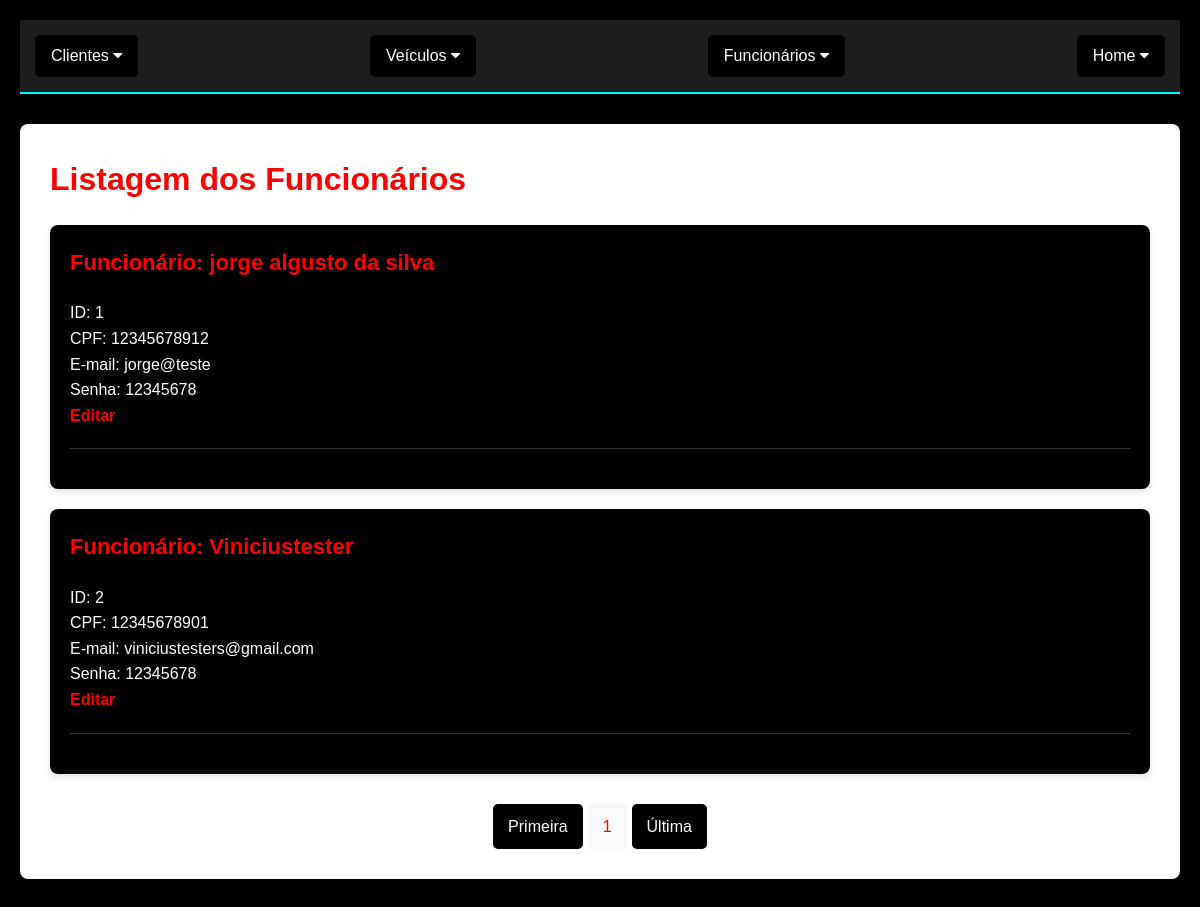
The page /atualizarFun.php on the database its author committed.
### tables this page shows
CREATE TABLE IF NOT EXISTS `funcionario` (
  `id` int NOT NULL AUTO_INCREMENT,
  `nome` varchar(50) NOT NULL,
  `cpf` varchar(15) NOT NULL,
  `email` varchar(500) NOT NULL,
  `senha` varchar(50) NOT NULL,
  PRIMARY KEY (`id`)
);

### atualizarFun.php (the view, shortened to what this page needs)
<?php
  include_once("conexao.php");
?>
<!DOCTYPE html>
<html lang="pt-br">
<head>
  <link rel="stylesheet" href="https://cdnjs.cloudflare.com/ajax/libs/font-awesome/4.7.0/css/font-awesome.min.css">
  <link rel="stylesheet" type="text/css" href="devs2.css">
</head>
<body>
<div class="topnav">
  <div class="dropdown">
    <button class="dropbtn">Clientes
      <i class="fa fa-caret-down"></i>
    </button>
  </div>
  <div class="dropdown">
    <button class="dropbtn">Veículos
      <i class="fa fa-caret-down"></i>
    </button>
  </div>
  <div class="dropdown">
    <button class="dropbtn">Funcionários
      <i class="fa fa-caret-down"></i>
    </button>
  </div>
  <div class="dropdown">
    <button class="dropbtn">Home
      <i class="fa fa-caret-down"></i>
    </button>
  </div>
</div>
<div class="content">
  <h1>Listagem dos Funcionários</h1>
  <?php
    $pagina_atual = filter_input(INPUT_GET,'pagina', FILTER_SANITIZE_NUMBER_INT);
    $pagina = (!empty($pagina_atual)) ? $pagina_atual : 1;
    $qnt_result_pg = 2;
    $inicio = ($qnt_result_pg * $pagina) - $qnt_result_pg;
    $result_usuarios = "SELECT * FROM funcionario LIMIT $inicio, $qnt_result_pg";
    $resultado_usuarios = mysqli_query($conn, $result_usuarios);
    while($row_aluno = mysqli_fetch_assoc($resultado_usuarios)) {
      echo "<div class='employee-list'>";
      echo "<h3>Funcionário: " . $row_aluno['nome'] . "</h3>";
      echo "ID: " . $row_aluno['id'] . "<br>";
      echo "CPF: " . $row_aluno['cpf'] . "<br>";
      echo "E-mail: " . $row_aluno['email'] . "<br>";
      echo "Senha: " . $row_aluno['senha'] . "<br>";
      echo "<a href='editfun.php?id=" . $row_aluno['id'] . "'>Editar</a><br><hr>";
      echo "</div>";
    }
    $result_pg = "SELECT COUNT(id) AS num_result FROM funcionario";
    $resultado_pg = mysqli_query($conn, $result_pg);
    $row_pg = mysqli_fetch_assoc($resultado_pg);
    $quantidade_pg = ceil($row_pg['num_result'] / $qnt_result_pg);
    echo "<div class='pagination'>";
    echo "<a href='atualizarFun.php?pagina=1'>Primeira</a> ";
    echo "<span>$pagina</span>";
    echo "<a href='atualizarFun.php?pagina=$quantidade_pg'>Última</a>";
    echo "</div>";
  ?>
</div>
</body>
</html>

### devs2.css (style rules this page uses)
* { margin: 0; padding: 0; box-sizing: border-box; }
html { font-size: 16px; scroll-behavior: smooth; }
body { font-family: 'Inter', 'Segoe UI', Tahoma, Geneva, Verdana, sans-serif; background-color: #121212; color: #e0e0e0; line-height: 1.6; padding: 20px; }
h1, h2, h3, h4, h5, h6 { color: #00ffff; margin-bottom: 10px; font-weight: 600; }
a { color: #00ffff; text-decoration: none; transition: 0.3s ease; }
.topnav { display: flex; background-color: #1e1e1e; padding: 10px 20px; border-bottom: 2px solid #00ffff; flex-wrap: wrap; }
.dropdown { position: relative; }
.dropbtn { background-color: transparent; color: #e0e0e0; padding: 10px 16px; font-size: 1rem; border: none; cursor: pointer; font-weight: 500; transition: 0.3s; }
button, input[type="submit"] { background-color: #00ffff; color: #121212; padding: 10px 20px; border: none; border-radius: 6px; cursor: pointer; font-weight: bold; font-size: 1rem; transition: 0.3s; }
hr { border: none; border-top: 1px solid #333; margin: 20px 0; }

### atualizarFun.php (style rules this page uses)
* { margin: 0; padding: 0; box-sizing: border-box; }
body { font-family: Arial, sans-serif; background-color: black; color: white; line-height: 1.6; }
h1, h2, h3 { color: red; margin-bottom: 20px; font-weight: 600; }
.topnav { background-color: #1e1e1e; padding: 15px; display: flex; justify-content: space-between; align-items: center; box-shadow: 0 2px 10px rgba(0, 0, 0, 0.1); }
.topnav .dropdown { position: relative; display: inline-block; }
.topnav .dropdown .dropbtn { background-color: black; color: white; border: none; padding: 12px 16px; font-size: 16px; cursor: pointer; border-radius: 5px; }
.content { max-width: 1200px; margin: 30px auto; padding: 30px; background-color: #fff; border-radius: 8px; box-shadow: 0 2px 10px rgba(0, 0, 0, 0.1); }
.employee-list { background-color: black; padding: 20px; margin-bottom: 20px; border-radius: 8px; box-shadow: 0px 4px 6px rgba(0, 0, 0, 0.1); }
.employee-list h3 { margin-top: 0; font-size: 22px; color: red; }
.employee-list a { color: red; text-decoration: none; font-weight: bold; font-size: 16px; }
.pagination { display: flex; justify-content: center; margin-top: 30px; }
.pagination a { padding: 10px 15px; background-color: black; color: white; text-decoration: none; border-radius: 5px; margin: 0 5px; font-size: 16px; }
.pagination span { padding: 10px 15px; background-color: #f8f9fa; color: red; font-size: 16px; }

### rows shown on the page
funcionario: nome "jorge algusto da silva", id "1", cpf "12345678912", email "jorge@teste", senha "12345678"
funcionario: nome "Viniciustester", id "2", cpf "12345678901", email "viniciustesters@gmail.com", senha "12345678"

### other values the page prints
$pagina "1"
